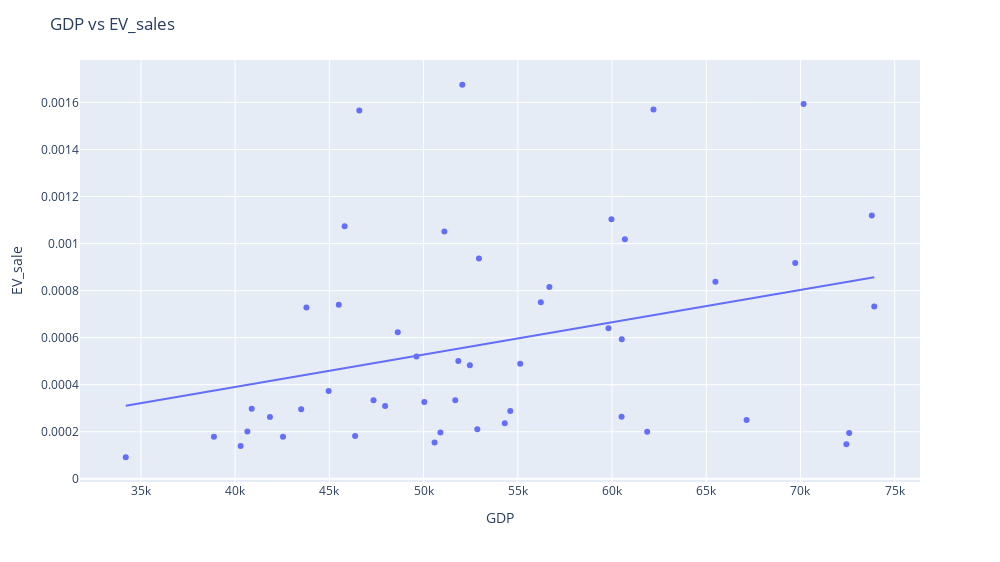

The notebook cell this image was saved under:
### Markdown cell above
# GDP

### Code cell
fig = px.scatter(new1, x=new1['GDP'], y=new1['EV_sale'],trendline='ols')
fig.layout.update(
    width=1000,
    height=562.5,
    title_text = 'GDP vs EV_sales')
fig.show()
